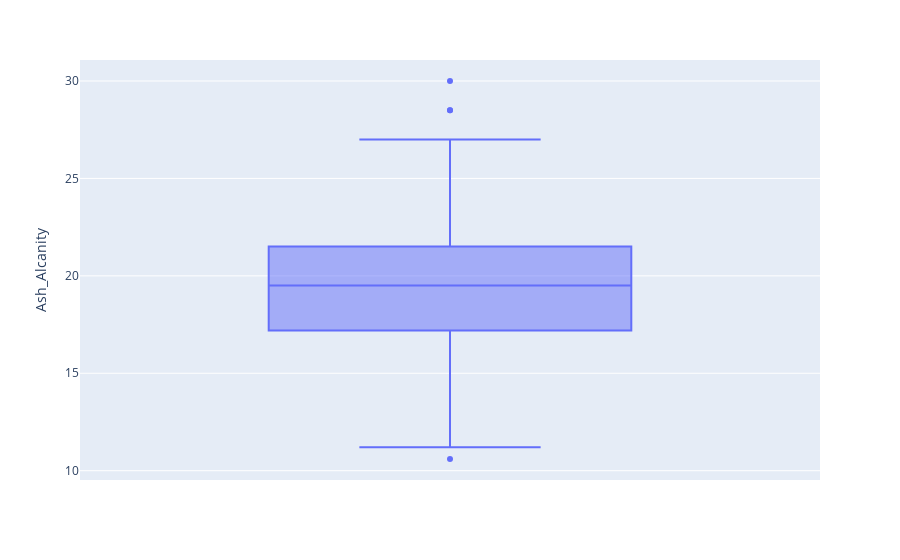

Notebook cell for this chart:
### Code cell
fig = plt.figure(figsize=(8,6))
px.box(df, y='Ash_Alcanity')

### Figure 1 — Plotly figure (JSON) as saved in the notebook; plotly's stock layout.template omitted (floating-point values rounded to 4 significant figures; data arrays with more than 128 entries replaced by an {"elided": "..."} marker saying what was removed)
{"data": [{"alignmentgroup": "True", "hovertemplate": "Ash_Alcanity=%{y}<extra></extra>", "legendgroup": "", "marker": {"color": "#636efa"}, "name": "", "notched": false, "offsetgroup": "", "orientation": "v", "showlegend": false, "type": "box", "x0": " ", "xaxis": "x", "y": {"elided": "178 float values"}, "y0": " ", "yaxis": "y"}], "layout": {"boxmode": "group", "legend": {"tracegroupgap": 0}, "margin": {"t": 60}, "xaxis": {"anchor": "y", "domain": [0, 1]}, "yaxis": {"anchor": "x", "domain": [0, 1], "title": {"text": "Ash_Alcanity"}}}}
